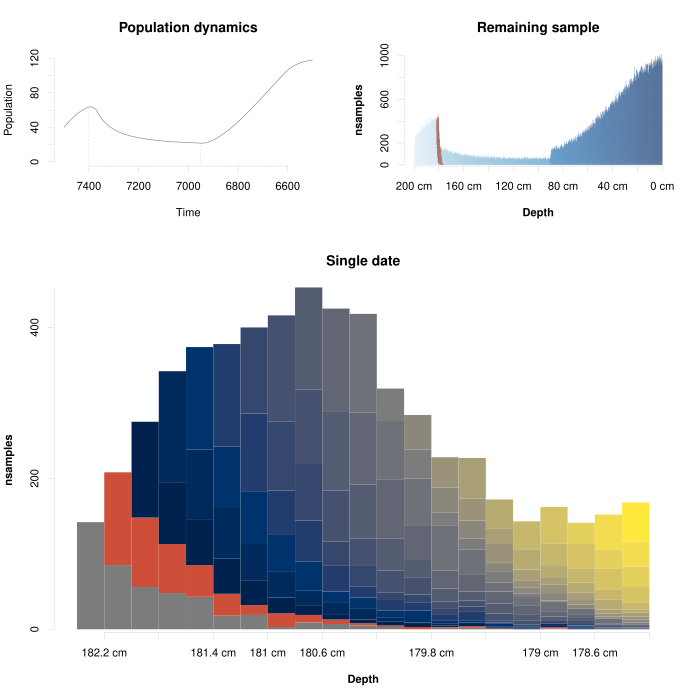

Here is the R script that generated this plot:
################################################################################
####### ARCHAEORIDDLE FIGURE 2
################################################################################

### An example of record generation and taphonomic loss

### Because this is a general explanation, we simulate a population, and its 
### generated record from scratch

### We consider three phases:
# 1. Phase with average population
# 2. Phase with population decline
# 3. Phase with population increase

## For each phase, the different parameters of the model change. See code below
## and bookdown for more information

## Create a function to quickly simulate this population (this function does not
## currently belong to the package, but it can be used freely)

#' @title Popsim
#' Generates a number of inhabitants per year. It can simulate complex population
#' dynamics using the parameter legs.
#' @param init: Integer. initial population
#' @param K: Integer. Carrying capacity. Provided by the user
#' @param g: Double. Population growth parameter
#' @param t: Integer. Length of the process (in years)
#' @param legs: If this is provided, K, g and t become vectors with length = number
#' of legs provided. In this case, K and g are specific for each leg and t marks
#' the end of each leg. Unless legs = NULL, the length(K) & length(g) & length(t) 
#' == legs is necessary.
#' @param smoothing: Double. A vector with length length(legs) - 1 (one 
#' transition for each leg). It smooths the demographic transitions between
#' different lengths. Lower values for a smoother transition. The effect is more
#' noticeable within the range [0,1] but there is no limit to the upper range.
#' Default is NULL
#' @export

Popsim <- function(init,K,g,t,legs=NULL,smoothing=NULL){
  
  if (is.null(legs)){ ## If there no population dynamics
    
    pop <- rep(0,sum(t))
    pop[1] <- init
    
    for (i in 1:sum(t)){
      dPopdt <- g*pop[i]*(1-(pop[i]/K))
      pop[i+1] <- pop[i]+dPopdt
    }
  } else { ## For complex population dynamics
    
    ## Stop if the lengths of K, g or t ar not == legs
    if(length(K) != legs | length(g) != legs | length(t) != legs){
      stop('K, g and t must have length == legs, unless legs == NULL')
    }
    
    ## Build different vectors for the length of the occupation of the site
    Klegs <- c() ## Create empty vectors to append combined values
    glegs <- c() ## Create empty vectors to append combined values
    
    for (i in 1:length(t)){
      Klegs <- append(Klegs,rep(K[i],t[i]))
      glegs <- append(glegs,rep(g[i],t[i]))
    }
    
    ## Define the smooth sections
    if (is.null(smoothing) == FALSE){
      for (i in 2:length(K)){
        smt <- seq(K[i-1],K[i],ifelse(K[i-1]>K[i],-smoothing[i-1],smoothing[i-1]))
        Klegs[(sum(t[1:i-1])+1):(sum(t[1:i-1])+length(smt))] <- smt
      }
    }
    
    pop <- rep(0,sum(t))
    pop[1] <- init
    
    for (i in 1:sum(t)){
      dPopdt <- glegs[i]*pop[i]*(1-(pop[i]/Klegs[i]))
      pop[i+1] <- pop[i]+dPopdt
    }
  }
  
  pop <- pop[1:(length(pop)-1)] ## Drops last observation to substitute init
  return(pop)
}

set.seed(1)

## Build three occupation phases
time <- c(100,450,450) ## Length of each occupation phase
K <- c(70,20,120) ## Carrying capacity at each occupation phase 
g <- c(0.02,0.005,0.02) ## Population growth for each phase
sm <- c(1.5,0.3) ## Smoothness of each transition

## Population, according to the above
Pop <- Popsim(init=40,K=K,g=g,t=time, legs = length(time), smoothing = sm)

## Different consuming rates per phase
kcalpers <- c(rep(2,time[1]), rep(1.8,time[2]), rep(2,time[3]))
kcalmeat_eat <- c(rep(0.45,time[1]),rep(0.3,time[2]),rep(0.3,time[3]))
kcalmeat_prod <- c(rep(1.1,time[1]),rep(1.3, time[2]),rep(1.1,time[3]))
in_camp_eat <- c(rep(0.45,time[1]),rep(0.55,time[2]),rep(0.6,time[3]))
in_camp_stay <- c(rep(13,time[1]),rep(7,time[2]),rep(12,time[3]))
kg <- c(rep(0.07,sum(time)))

## Generate the archaeological waste
W <- rep(NA,sum(time))
for (i in 1:sum(time)){
  W[i] <- A_rates(x=Pop[i], kcalpers = kcalpers[i], kcalmeat_eat = kcalmeat_eat[i],  kcalmeat_prod = kcalmeat_prod[i], ## 1.1 is for deear and 1.3 is for rabbit, according to the database BEDCA (https://www.bedca.net/bdpub/) 
                  in_camp_eat = in_camp_eat[i], in_camp_stay = in_camp_stay[i], kg = kg[i])
}
## Assume equal deposition rates and bone thickness for simplicity
l <- Rec_c(W, ts = 1000, InitBP = 7500,  r = 0.2 ) 

## Apply archaeological loss
Sl <- apply(l, 2, short_loss, 0.5)
Ll <- long_loss(Sl,.9996,7500)  
rownames(Ll) <- rownames(l)
tLl <- t(Ll)

## Prepare graphic parameters
laymap <- matrix(c(1,2,3,3,3,3), ncol = 2, byrow = TRUE)
pals <- c(colorRampPalette(9,colors = c("#DEEBF7", "#C6DBEF"))(90), rep("tomato4",20), ## Blues 
          colorRampPalette(9,colors = c("#9ECAE1", "#4292C6"))(440),  ## Purples
          colorRampPalette(9,colors = c("#2171B5", "#08306B"))(450)) ## Greens

## Population
plotPop <- data.frame("Population" = Pop,
                      "Time" = seq(7500,6501,-1))

layout(laymap)
plot(x = plotPop$Time, y = plotPop$Population, type = "l", ylim = c(0,max(K)), xlim = c(7500,6501),
     ylab = "Population", xlab = "Time", main = "Population dynamics", bty = "n", yaxt = "n", xaxt = "n", lwd = 0)
axis(1,at = seq(7400,6600,-200), lwd = 0.3, col = "gray")
axis(2,at = seq(0,120,20), lwd=0.3, col = "gray")
grid(col = "azure", lty = 3, lwd = 0.6)
lines(x=c(7500-time[1],7500-time[1]),y=c(-10,Pop[time[1]]), lty = 2, lwd = 0.4, col = "lightcyan3")
lines(x=c(7500-(time[1]+time[2]),7500-(time[1]+time[2])),y=c(-10,Pop[time[1]+time[2]]), lty = 2, lwd = 0.4, col = "lightcyan3")
lines(x = plotPop$Time, y = plotPop$Population, col = "lightcyan4", lwd = 0.6)

## All sample
barplot(tLl, col = pals, xlab = "Depth", ylab = "nsamples", main = "Remaining sample", 
        font.lab = 2, border = NA, space = 0, bty = "n", yaxt = "n", xaxt = "n")

## Build vector for x axis
max_dep <- as.numeric(substring(colnames(tLl)[1],1,nchar(colnames(tLl)[1])-2))
max_dep <- 200
dep <- seq(max_dep,0,-20)
for (i in 1:length(dep)){
  dep[i] <- paste(dep[i], "cm") 
}

axis(1,at = seq(1000,0,-100), labels = rev(dep), lwd=0.3, col = "gray")
axis(2,at = seq(0,1000,200), lwd=0.3, col = "gray")
lines(x=c(time[1],time[1]),y=c(0,sum(tLl[,time[1]])), lty = 3, lwd = 0.7, col = "gray28")
lines(x=c(time[1]+time[2],time[1]+time[2]),y=c(0,sum(tLl[,time[1]+time[2]])), lty = 3, lwd = 0.7, col = "gray28")

## After loss
barplot(tLl[c(90:110),c(90:110)], col = c(viridis(1),"tomato3",viridis(19)), xlab = "Depth", ylab = "nsamples", main = "Single date", 
        font.lab = 2, space = 0, border = NA, yaxt = "n", xaxt = "n")

## Build vector for x axis
dep <- seq(182.2,178.2,-0.4)
for (i in 1:length(dep)){
  dep[i] <- paste(dep[i], "cm") 
}

axis(1,at = seq(21,0,-2), labels = rev(dep), lwd=0.3, col = "gray")
axis(2,at = seq(0,1000,200), lwd=0.3, col = "gray")
